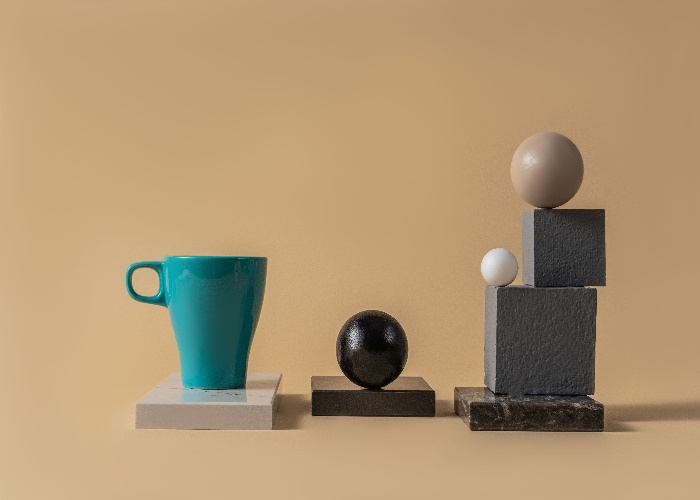
#> input picture 1_OpenCV/6_Feature_Detection/original_img.jpg, 700 x 500 px
$ python 03sift_cat.py
#> lines starting #> are read from the running program, lines starting #| are printed output that depends on the picture
import cv2
import matplotlib.pyplot as plt

# Read image
img = cv2.imread("original_img.jpg", cv2.IMREAD_GRAYSCALE)
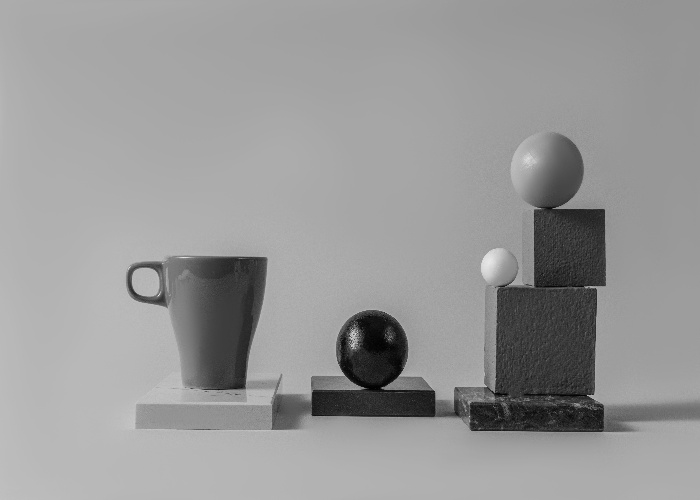
#> img: shape (500, 700); min 0, max 236, mean 152.6

# Create two Gaussian-blurred images
blur1 = cv2.GaussianBlur(img, (5, 5), 1)
blur2 = cv2.GaussianBlur(img, (5, 5), 2)

# Difference of Gaussian
dog = blur1.astype("float32") - blur2.astype("float32")
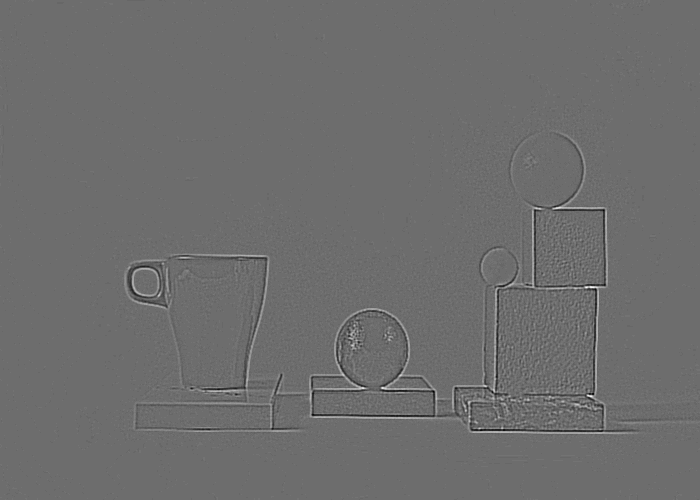
#> dog: shape (500, 700) float32; min -18, max 24, mean 0; drawn with min black and max white

# Convert DoG to displayable image
dog = cv2.normalize(
    dog,
    None,
    0,
    255,
    cv2.NORM_MINMAX
)

dog = dog.astype("uint8")

# Display
plt.figure(figsize=(12, 4))

plt.subplot(1, 3, 1)
plt.imshow(img, cmap="gray")
plt.title("Original")
plt.axis("off")

plt.subplot(1, 3, 2)
plt.imshow(blur1, cmap="gray")
plt.title("Gaussian Blur 1")
plt.axis("off")

plt.subplot(1, 3, 3)
plt.imshow(dog, cmap="gray")
plt.title("Difference of Gaussian")
plt.axis("off")

plt.show()
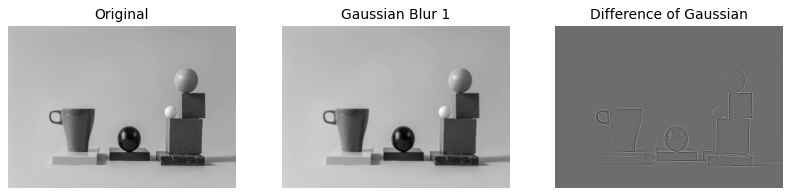
#> figure drawn by matplotlib, 3 panels
